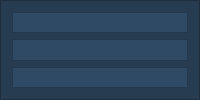
    <widget class="QFrame" name="frame_2">
     <property name="sizePolicy">
      <sizepolicy hsizetype="Preferred" vsizetype="Preferred">
       <horstretch>1</horstretch>
       <verstretch>1</verstretch>
      </sizepolicy>
     </property>
     <property name="styleSheet">
      <string notr="true">background-color: rgb(39,60,81);</string>
     </property>
     <property name="frameShape">
      <enum>QFrame::StyledPanel</enum>
     </property>
     <property name="frameShadow">
      <enum>QFrame::Raised</enum>
     </property>
     <layout class="QVBoxLayout" name="verticalLayout_2">
      <item>
       <widget class="QFrame" name="frame_8">
        <property name="sizePolicy">
         <sizepolicy hsizetype="Preferred" vsizetype="Preferred">
          <horstretch>1</horstretch>
          <verstretch>1</verstretch>
         </sizepolicy>
        </property>
        <property name="styleSheet">
         <string notr="true">background-color: rgb(47,74,101);</string>
        </property>
        <property name="frameShape">
         <enum>QFrame::StyledPanel</enum>
        </property>
        <property name="frameShadow">
         <enum>QFrame::Raised</enum>
        </property>
        <layout class="QGridLayout" name="gridLayout_3">
         <property name="leftMargin">
          <number>0</number>
         </property>
         <property name="topMargin">
          <number>0</number>
         </property>
         <property name="rightMargin">
          <number>0</number>
         </property>
         <property name="bottomMargin">
          <number>0</number>
         </property>
         <item row="0" column="0">
          <widget class="QLabel" name="label">
           <property name="sizePolicy">
            <sizepolicy hsizetype="Preferred" vsizetype="Preferred">
             <horstretch>1</horstretch>
             <verstretch>1</verstretch>
            </sizepolicy>
           </property>
           <property name="styleSheet">
            <string notr="true">border-image: url(:/img/img/jpg/bg.jpg);</string>
           </property>
           <property name="text">
            <string/>
           </property>
          </widget>
         </item>
        </layout>
       </widget>
      </item>
      <item>
       <widget class="QFrame" name="frame_11">
        <property name="sizePolicy">
         <sizepolicy hsizetype="Preferred" vsizetype="Preferred">
          <horstretch>1</horstretch>
          <verstretch>1</verstretch>
         </sizepolicy>
        </property>
        <property name="styleSheet">
         <string notr="true">background-color: rgb(47,74,101);</string>
        </property>
        <property name="frameShape">
         <enum>QFrame::StyledPanel</enum>
        </property>
        <property name="frameShadow">
         <enum>QFrame::Raised</enum>
        </property>
        <layout class="QGridLayout" name="gridLayout_7">
         <property name="leftMargin">
          <number>0</number>
         </property>
         <property name="topMargin">
          <number>0</number>
         </property>
         <property name="rightMargin">
          <number>0</number>
         </property>
         <property name="bottomMargin">
          <number>0</number>
         </property>
         <item row="0" column="0">
          <widget class="QLabel" name="label_3">
           <property name="sizePolicy">
            <sizepolicy hsizetype="Preferred" vsizetype="Preferred">
             <horstretch>1</horstretch>
             <verstretch>1</verstretch>
            </sizepolicy>
           </property>
           <property name="styleSheet">
            <string notr="true">border-image: url(:/img/img/jpg/bg.jpg);</string>
           </property>
           <property name="text">
            <string/>
           </property>
          </widget>
         </item>
        </layout>
       </widget>
      </item>
      <item>
       <widget class="QFrame" name="frame_10">
        <property name="sizePolicy">
         <sizepolicy hsizetype="Preferred" vsizetype="Preferred">
          <horstretch>1</horstretch>
          <verstretch>1</verstretch>
         </sizepolicy>
        </property>
        <property name="styleSheet">
         <string notr="true">background-color: rgb(47,74,101);</string>
        </property>
        <property name="frameShape">
         <enum>QFrame::StyledPanel</enum>
        </property>
        <property name="frameShadow">
         <enum>QFrame::Raised</enum>
        </property>
        <layout class="QGridLayout" name="gridLayout_4">
         <property name="leftMargin">
          <number>0</number>
         </property>
         <property name="topMargin">
          <number>0</number>
         </property>
         <property name="rightMargin">
          <number>0</number>
         </property>
         <property name="bottomMargin">
          <number>0</number>
         </property>
         <item row="0" column="0">
          <widget class="QLabel" name="label_4">
           <property name="sizePolicy">
            <sizepolicy hsizetype="Preferred" vsizetype="Preferred">
             <horstretch>1</horstretch>
             <verstretch>1</verstretch>
            </sizepolicy>
           </property>
           <property name="styleSheet">
            <string notr="true">border-image: url(:/img/img/jpg/bg.jpg);</string>
           </property>
           <property name="text">
            <string/>
           </property>
          </widget>
         </item>
        </layout>
       </widget>
      </item>
     </layout>
    </widget>
